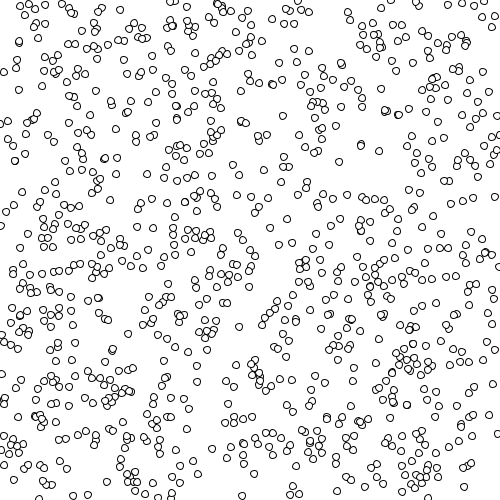
Frame 1 (no input)
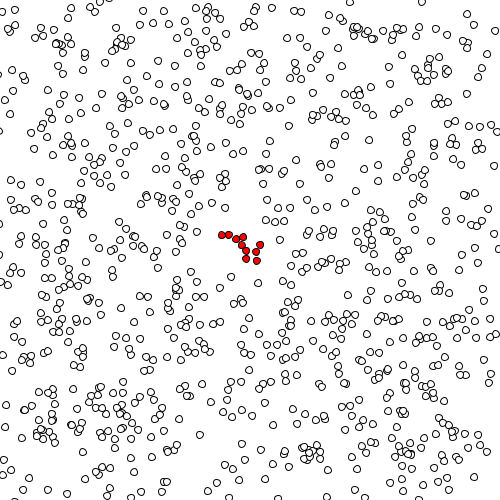
Frame 60 (the mouse pressed at the canvas centre just before this capture)
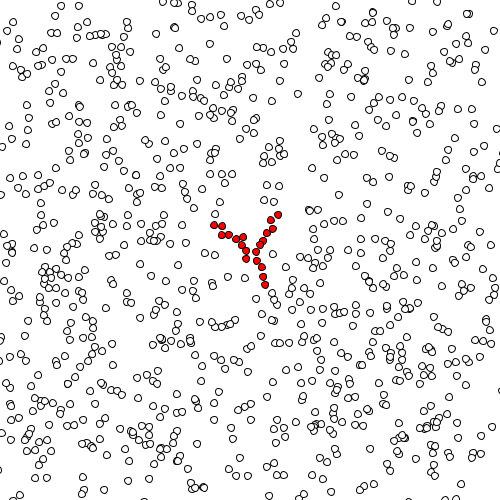
Frame 120 (the mouse held since frame 60 and released just before this capture)

The Processing sketch that drew these frames (run headless with seeded random() and noise(); from frame 60 on, the mouse is pressed at the canvas centre):

// Processing sketch: processing_169616
// ── processing_169616.pde

//constructing an array


Cell[] myCells = new Cell[1000];   //Assigning different values to new Cell, the cells' density is changed


void setup() {
  size(500, 500);
  for (int i = 0; i < myCells.length; i ++) {
    myCells[i] = new Cell();
  }
  myCells[0].location.set(250,250);           //assigning an initial position
}

void draw() {
  background(255);
  for (int i=0; i< myCells.length; i++) {
    myCells[i].display();
    myCells[i].update();
  }
  myCells[0].isseed = true;
  
for(int i=0; i<myCells.length; i++){
 if(myCells[i].isseed == false){
   for(int j=0; j<myCells.length; j++){  
    if(myCells[j].isseed == true){        // (myCells[j].isseed) it's the same
     float d;
      d = PVector.dist(myCells[i].location, myCells[j].location);
      if (d<=10){                      //changing "d" value in order to modify cells' distances attraction
        myCells[i].isseed=true;
      }
    }
   }
  } 
 }
}


//Declare Class variables
class Cell{
  
  //declaring a vector object for location and other for velocity
  PVector location = new PVector();      
  PVector velocity = new PVector();
  
  float dia;
  boolean isseed;
  float cellred, cellgreen, cellblue;
  float lineweight;
  

//Construct class  
  Cell(){
    
    //assigning values to location
    location = new PVector(random(500), random(500));
    dia = 7;
    isseed = false;
    cellred = 255;
    cellgreen = 255;
    cellblue = 255;
    lineweight = 0.1;
  }
  
  void display(){
    stroke(lineweight);
    if(isseed == true){
      fill(255,0,0);
    }
    if(isseed == false){
    fill(cellred,cellgreen,cellblue);
    }
    ellipse(location.x, location.y, dia,dia);
  }
  void update(){
   
   if(isseed == false){
    velocity = new PVector(random(-5, 5), random(-5, 5));
   location.add(velocity);
   }
}
}
